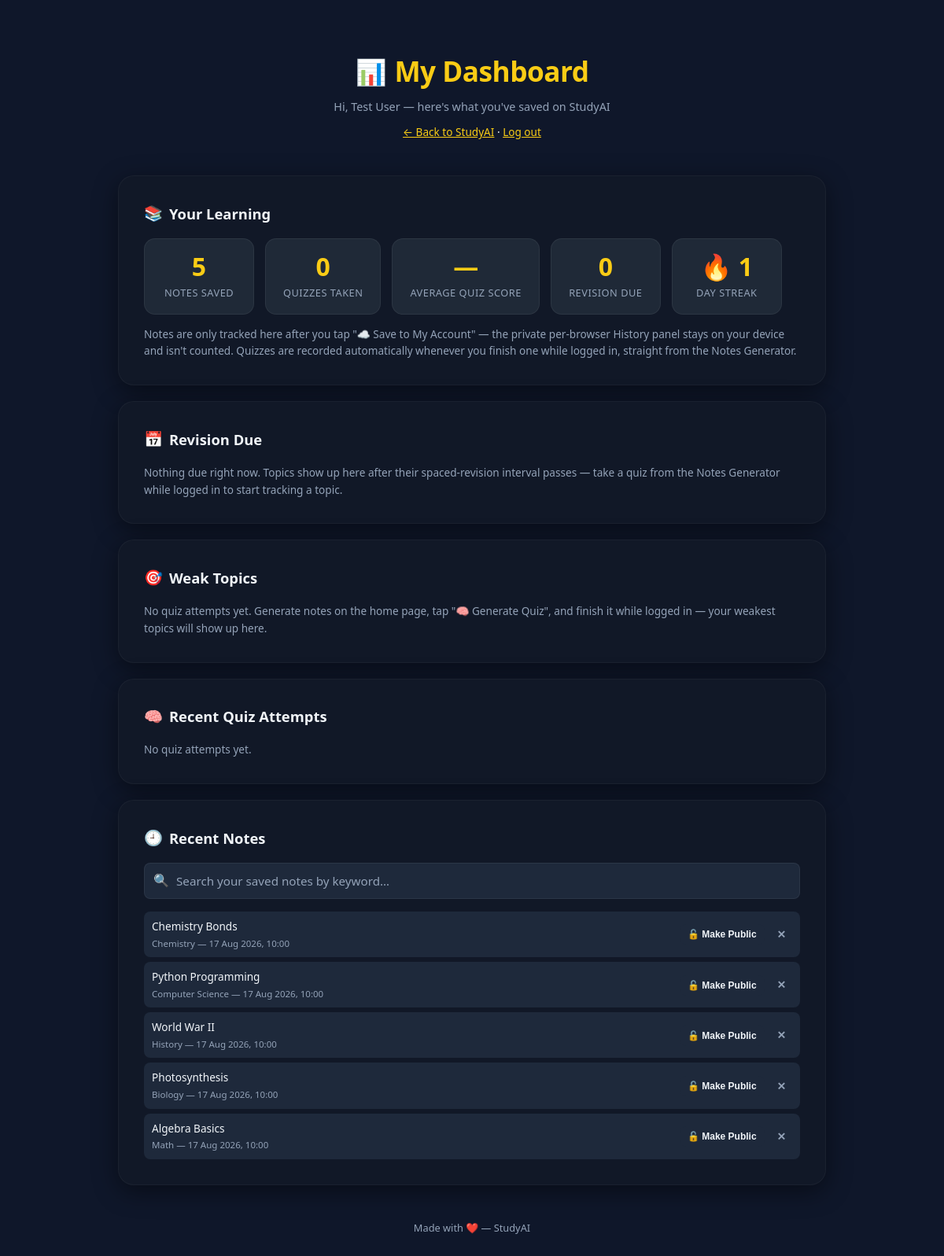
/dashboard (signed in), run on the app's committed database.
### models.py (models this page shows, shortened)
class User(UserMixin, db.Model):
    __tablename__ = "users"
    id = db.Column(db.Integer, primary_key=True)
    name = db.Column(db.String(120), nullable=False)
    email = db.Column(db.String(255), unique=True, nullable=False, index=True)
    password_hash = db.Column(db.String(255), nullable=False)
    created_at = db.Column(db.DateTime, default=datetime.utcnow)
    last_active_date = db.Column(db.Date, nullable=True)
    current_streak = db.Column(db.Integer, nullable=True, default=0)

class Note(db.Model):
    __tablename__ = "notes"
    id = db.Column(db.Integer, primary_key=True)
    user_id = db.Column(db.Integer, db.ForeignKey("users.id"), nullable=False, index=True)
    topic = db.Column(db.String(255), nullable=False)
    subject = db.Column(db.String(255))
    class_name = db.Column(db.String(255))
    language = db.Column(db.String(64))
    content = db.Column(db.Text, nullable=False)
    created_at = db.Column(db.DateTime, default=datetime.utcnow, index=True)
    is_public = db.Column(db.Boolean, nullable=False, default=False)
    share_token = db.Column(db.String(64), unique=True, nullable=True, index=True)
    user = db.relationship("User", backref=db.backref("notes", lazy="dynamic"))

### app.py (the view)
@app.route("/dashboard")
@login_required
def dashboard():
    record_daily_activity(current_user)  # opening the dashboard counts as studying today
    total_notes = Note.query.filter_by(user_id=current_user.id).count()
    recent_notes = (
        Note.query
        .filter_by(user_id=current_user.id)
        .order_by(Note.created_at.desc())
        .limit(20)
        .all()
    )
    quiz_results = (
        QuizResult.query
        .filter_by(user_id=current_user.id)
        .order_by(QuizResult.created_at.desc())
        .all()
    )
    total_quizzes = len(quiz_results)
    avg_score_pct = (
        round(sum(r.percent for r in quiz_results) / total_quizzes)
        if total_quizzes else None
    )
    topic_stats = {}
    for r in quiz_results:
        key = r.topic or "Untitled"
        bucket = topic_stats.setdefault(key, {"scores": [], "count": 0})
        bucket["scores"].append(r.percent)
        bucket["count"] += 1
    weak_topics = sorted(
        (
            {
                "topic": topic,
                "avg": round(sum(b["scores"]) / len(b["scores"])),
                "attempts": b["count"]
            }
            for topic, b in topic_stats.items()
        ),
        key=lambda t: (t["avg"], -t["attempts"])
    )[:5]
    recent_quizzes = quiz_results[:10]
    now = datetime.utcnow()
    due_revisions = (
        RevisionSchedule.query
        .filter_by(user_id=current_user.id)
        .filter(RevisionSchedule.next_review_at <= now)
        .order_by(RevisionSchedule.next_review_at.asc())
        .all()
    )
    upcoming_revisions = (
        RevisionSchedule.query
        .filter_by(user_id=current_user.id)
        .filter(RevisionSchedule.next_review_at > now)
        .order_by(RevisionSchedule.next_review_at.asc())
        .limit(5)
        .all()
    )
    return render_template(
        "dashboard.html",
        total_notes=total_notes,
        recent_notes=recent_notes,
        total_quizzes=total_quizzes,
        avg_score_pct=avg_score_pct,
        weak_topics=weak_topics,
        recent_quizzes=recent_quizzes,
        due_revisions=due_revisions,
        upcoming_revisions=upcoming_revisions,
        current_streak=current_user.current_streak,
        now=now
    )

### app.py (called while the page is built)
@login_manager.user_loader
def load_user(user_id):
    return User.query.get(int(user_id))

def record_daily_activity(user):
    today = datetime.utcnow().date()
    if user.last_active_date == today:
        return  # already counted today — don't double-bump
    if user.last_active_date is not None and (today - user.last_active_date).days == 1:
        user.current_streak = (user.current_streak or 0) + 1
    else:
        user.current_streak = 1
    user.last_active_date = today
    db.session.commit()

### templates/dashboard.html (shortened to what this page needs)
<!DOCTYPE html>
<html lang="en">
<head>
  <link rel="stylesheet" href="/static/style.css" />
</head>
<body>
<div class="container">
  <header class="site-header">
    <div class="logo">
      <span style="font-size:2rem;" aria-hidden="true">📊</span>
      <h1>My Dashboard</h1>
    </div>
    <p class="tagline">Hi, {{ current_user.name }} — here's what you've saved on StudyAI</p>
    <p style="margin-top:10px; font-size:0.85rem;">
      <a href="/" style="color: var(--accent);">← Back to StudyAI</a> ·
      <a href="/logout" style="color: var(--accent);">Log out</a>
    </p>
  </header>
  <section class="card">
    <h2><span class="icon">📚</span> Your Learning</h2>
    <div class="dashboard-stats">
      <div class="dashboard-stat">
        <div class="dashboard-stat-num">{{ total_notes }}</div>
        <div class="dashboard-stat-label">Notes Saved</div>
      </div>
      <div class="dashboard-stat">
        <div class="dashboard-stat-num">{{ total_quizzes }}</div>
        <div class="dashboard-stat-label">Quizzes Taken</div>
      </div>
      <div class="dashboard-stat">
        <div class="dashboard-stat-num">{{ avg_score_pct ~ '%' if avg_score_pct is not none else '—' }}</div>
        <div class="dashboard-stat-label">Average Quiz Score</div>
      </div>
      <div class="dashboard-stat">
        <div class="dashboard-stat-num">{{ due_revisions|length }}</div>
        <div class="dashboard-stat-label">Revision Due</div>
      </div>
      <div class="dashboard-stat">
        <div class="dashboard-stat-num">🔥 {{ current_user.current_streak }}</div>
        <div class="dashboard-stat-label">Day Streak</div>
      </div>
    </div>
    <p style="margin-top: 14px; color: var(--text-muted); font-size: 0.85rem; line-height: 1.6;">
      Notes are only tracked here after you tap "☁️ Save to My Account" — the private per-browser
      History panel stays on your device and isn't counted. Quizzes are recorded automatically
      whenever you finish one while logged in, straight from the Notes Generator.
    </p>
  </section>
  <section class="card">
    <h2><span class="icon">📅</span> Revision Due</h2>
    {% if due_revisions %}
      <p style="margin-bottom: 12px; color: var(--text-muted); font-size: 0.85rem; line-height: 1.6;">
        Scored well on a quiz? The next review gets pushed further out. Struggled? It comes back sooner.
      </p>
      <div class="history-list">
        {% for s in due_revisions %}
          {% set days_overdue = (now - s.next_review_at).days %}
          <div class="revision-item">
            <div class="revision-item-main">
              <div class="revision-item-title">{{ s.topic }}{% if s.subject %} · {{ s.subject }}{% endif %}</div>
              <div class="revision-item-meta">
                {% if s.last_score_pct is not none %}Last score: {{ s.last_score_pct }}% — {% endif %}
                <span class="revision-overdue-tag">
                  {% if days_overdue > 0 %}{{ days_overdue }} day{{ 's' if days_overdue != 1 else '' }} overdue
                  {% else %}Due today{% endif %}
                </span>
              </div>
            </div>
            <div class="revision-item-actions">
              <a href="/?tab=notes&topic={{ s.topic | urlencode }}&subject={{ (s.subject or '') | urlencode }}"
                 class="btn secondary">▶️ Start Revision</a>
              <form method="POST" action="{{ url_for('dashboard_mark_reviewed', schedule_id=s.id) }}" style="margin:0;">
                <button type="submit" class="secondary">✅ Mark Reviewed</button>
              </form>
            </div>
          </div>
        {% endfor %}
      </div>
    {% else %}
      <div class="dashboard-section-empty-note">
        Nothing due right now. Topics show up here after their spaced-revision interval passes —
        take a quiz from the Notes Generator while logged in to start tracking a topic.
      </div>
    {% endif %}
  </section>
  <section class="card">
    <h2><span class="icon">🎯</span> Weak Topics</h2>
    {% if weak_topics %}
      <p style="margin-bottom: 12px; color: var(--text-muted); font-size: 0.85rem; line-height: 1.6;">
        Topics with your lowest average quiz scores — worth another pass.
      </p>
      <div class="history-list">
        {% for t in weak_topics %}
          <div class="history-item">
            <div class="history-item-main" style="cursor:default;">
              <div class="history-item-title">{{ t.topic }}</div>
              <div class="history-item-date">
                {{ t.attempts }} attempt{{ 's' if t.attempts != 1 else '' }}
              </div>
            </div>
            <span class="quiz-result-badge {{ 'low' if t.avg < 50 else ('mid' if t.avg < 75 else 'high') }}">
              {{ t.avg }}%
            </span>
          </div>
        {% endfor %}
      </div>
    {% else %}
      <div class="dashboard-section-empty-note">
        No quiz attempts yet. Generate notes on the home page, tap "🧠 Generate Quiz", and finish it while
        logged in — your weakest topics will show up here.
      </div>
    {% endif %}
  </section>
  <section class="card">
    <h2><span class="icon">🧠</span> Recent Quiz Attempts</h2>
    {% if recent_quizzes %}
      <div class="history-list">
        {% for r in recent_quizzes %}
          <div class="history-item">
            <div class="history-item-main" style="cursor:default;">
              <div class="history-item-title">{{ r.topic }}{% if r.subject %} · {{ r.subject }}{% endif %}</div>
              <div class="history-item-date">
                {{ r.score }}/{{ r.total }} —
                {{ r.created_at.strftime('%d %b %Y, %H:%M') if r.created_at else '' }}
              </div>
            </div>
            <span class="quiz-result-badge {{ 'low' if r.percent < 50 else ('mid' if r.percent < 75 else 'high') }}">
              {{ r.percent }}%
            </span>
          </div>
        {% endfor %}
      </div>
    {% else %}
      <div class="dashboard-section-empty-note">
        No quiz attempts yet.
      </div>
    {% endif %}
  </section>
  <section class="card">
    <h2><span class="icon">🕘</span> Recent Notes</h2>
    <div class="notes-search" style="margin-bottom: 16px;">
      <div class="search-input-wrapper">
        <span class="search-icon" aria-hidden="true">🔍</span>
        <input
          type="search"
          id="notes-search-input"
          class="notes-search-input"
          placeholder="Search your saved notes by keyword…"
          autocomplete="off"
          aria-describedby="notes-search-hint"
        />
      </div>
    </div>
    {% if recent_notes %}
      <div class="history-list">
        {% for n in recent_notes %}
          <div class="history-item">
            <div class="history-item-main">
              <div class="history-item-title">{{ n.topic }}</div>
              <div class="history-item-date">
                {%- if n.subject %}{{ n.subject }}{% endif -%}
                {%- if n.subject or n.class_name %} — {% endif -%}
                {{ n.created_at.strftime('%d %b %Y, %H:%M') if n.created_at else '' }}
              </div>
            </div>
            <div class="history-item-actions">
              <form method="POST" action="{{ url_for('dashboard_toggle_share', note_id=n.id) }}" style="margin:0;"
                    onsubmit="return confirm('{{ 'Make this note private? The share link will stop working.' if n.is_public else 'Make this note public? Anyone with the link can view it.' }}');">
                <button type="submit" class="history-item-share-toggle" aria-label="{{ 'Make private' if n.is_public else 'Make public' }}">
                  {{ "🔒 Make Private" if n.is_public else "🔓 Make Public" }}
                </button>
              </form>
              <form method="POST" action="{{ url_for('dashboard_delete_note', note_id=n.id) }}" style="margin:0;"
                    onsubmit="return confirm('Delete this saved note? This cannot be undone.');">
                <button type="submit" class="history-item-delete" aria-label="Delete note">✕</button>
              </form>
            </div>
          </div>
        {% endfor %}
      </div>
    {% else %}
      <div class="history-empty">
        No saved notes yet. Generate some notes on the home page and tap "☁️ Save to My Account" to see them here.
      </div>
    {% endif %}
  </section>
</div>
<footer class="site-footer">
  <p>Made with ❤️ &mdash; StudyAI</p>
</footer>
</body>
</html>

### data on the page
User: name "Test User", current_streak "1"
Note: topic "Chemistry Bonds", subject "Chemistry", created_at "17 Aug 2026, 10:00", is_public "🔓 Make Public"
Note: topic "Python Programming", subject "Computer Science", created_at "17 Aug 2026, 10:00", is_public "🔓 Make Public"
Note: topic "World War II", subject "History", created_at "17 Aug 2026, 10:00", is_public "🔓 Make Public"
Note: topic "Photosynthesis", subject "Biology", created_at "17 Aug 2026, 10:00", is_public "🔓 Make Public"
Note: topic "Algebra Basics", subject "Math", created_at "17 Aug 2026, 10:00", is_public "🔓 Make Public"

### other printed values
{{ total_notes }} "5"
{{ total_quizzes }} "0"
{{ avg_score_pct ~ '%' if avg_score_pct is not none else '—' }} "—"
{{ due_revisions|length }} "0"
